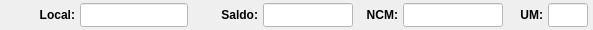
              <widget class="QWidget" name="widget_26" native="true">
               <property name="minimumSize">
                <size>
                 <width>0</width>
                 <height>30</height>
                </size>
               </property>
               <property name="maximumSize">
                <size>
                 <width>16777215</width>
                 <height>30</height>
                </size>
               </property>
               <property name="styleSheet">
                <string notr="true"/>
               </property>
               <layout class="QHBoxLayout" name="horizontalLayout_18">
                <property name="spacing">
                 <number>5</number>
                </property>
                <property name="leftMargin">
                 <number>5</number>
                </property>
                <property name="topMargin">
                 <number>3</number>
                </property>
                <property name="rightMargin">
                 <number>5</number>
                </property>
                <property name="bottomMargin">
                 <number>3</number>
                </property>
                <item>
                 <widget class="QLabel" name="label_36">
                  <property name="minimumSize">
                   <size>
                    <width>70</width>
                    <height>0</height>
                   </size>
                  </property>
                  <property name="maximumSize">
                   <size>
                    <width>70</width>
                    <height>16777215</height>
                   </size>
                  </property>
                  <property name="font">
                   <font>
                    <pointsize>9</pointsize>
                    <weight>75</weight>
                    <bold>true</bold>
                   </font>
                  </property>
                  <property name="text">
                   <string>Local:</string>
                  </property>
                  <property name="alignment">
                   <set>Qt::AlignRight|Qt::AlignTrailing|Qt::AlignVCenter</set>
                  </property>
                 </widget>
                </item>
                <item>
                 <widget class="QLineEdit" name="line_Local_Manu">
                  <property name="sizePolicy">
                   <sizepolicy hsizetype="Preferred" vsizetype="Preferred">
                    <horstretch>0</horstretch>
                    <verstretch>0</verstretch>
                   </sizepolicy>
                  </property>
                  <property name="minimumSize">
                   <size>
                    <width>0</width>
                    <height>0</height>
                   </size>
                  </property>
                  <property name="maximumSize">
                   <size>
                    <width>16777215</width>
                    <height>16777215</height>
                   </size>
                  </property>
                  <property name="font">
                   <font>
                    <pointsize>9</pointsize>
                   </font>
                  </property>
                  <property name="cursor">
                   <cursorShape>IBeamCursor</cursorShape>
                  </property>
                  <property name="styleSheet">
                   <string notr="true">background-color: rgb(255, 255, 255);</string>
                  </property>
                  <property name="inputMask">
                   <string/>
                  </property>
                  <property name="text">
                   <string/>
                  </property>
                  <property name="maxLength">
                   <number>30</number>
                  </property>
                  <property name="frame">
                   <bool>true</bool>
                  </property>
                  <property name="echoMode">
                   <enum>QLineEdit::Normal</enum>
                  </property>
                  <property name="alignment">
                   <set>Qt::AlignLeading|Qt::AlignLeft|Qt::AlignVCenter</set>
                  </property>
                 </widget>
                </item>
                <item>
                 <widget class="QLabel" name="label_45">
                  <property name="minimumSize">
                   <size>
                    <width>65</width>
                    <height>0</height>
                   </size>
                  </property>
                  <property name="maximumSize">
                   <size>
                    <width>65</width>
                    <height>16777215</height>
                   </size>
                  </property>
                  <property name="font">
                   <font>
                    <pointsize>9</pointsize>
                    <weight>75</weight>
                    <bold>true</bold>
                   </font>
                  </property>
                  <property name="text">
                   <string>Saldo:</string>
                  </property>
                  <property name="alignment">
                   <set>Qt::AlignRight|Qt::AlignTrailing|Qt::AlignVCenter</set>
                  </property>
                 </widget>
                </item>
                <item>
                 <widget class="QLineEdit" name="line_Saldo_Manu">
                  <property name="sizePolicy">
                   <sizepolicy hsizetype="Preferred" vsizetype="Preferred">
                    <horstretch>0</horstretch>
                    <verstretch>0</verstretch>
                   </sizepolicy>
                  </property>
                  <property name="minimumSize">
                   <size>
                    <width>90</width>
                    <height>0</height>
                   </size>
                  </property>
                  <property name="maximumSize">
                   <size>
                    <width>90</width>
                    <height>16777215</height>
                   </size>
                  </property>
                  <property name="font">
                   <font>
                    <pointsize>9</pointsize>
                   </font>
                  </property>
                  <property name="styleSheet">
                   <string notr="true">background-color: rgb(255, 255, 255);</string>
                  </property>
                  <property name="alignment">
                   <set>Qt::AlignCenter</set>
                  </property>
                 </widget>
                </item>
                <item>
                 <widget class="QLabel" name="label_46">
                  <property name="minimumSize">
                   <size>
                    <width>40</width>
                    <height>0</height>
                   </size>
                  </property>
                  <property name="maximumSize">
                   <size>
                    <width>40</width>
                    <height>16777215</height>
                   </size>
                  </property>
                  <property name="font">
                   <font>
                    <pointsize>9</pointsize>
                    <weight>75</weight>
                    <bold>true</bold>
                   </font>
                  </property>
                  <property name="text">
                   <string>NCM:</string>
                  </property>
                  <property name="alignment">
                   <set>Qt::AlignRight|Qt::AlignTrailing|Qt::AlignVCenter</set>
                  </property>
                 </widget>
                </item>
                <item>
                 <widget class="QLineEdit" name="line_NCM_Manu">
                  <property name="sizePolicy">
                   <sizepolicy hsizetype="Preferred" vsizetype="Preferred">
                    <horstretch>0</horstretch>
                    <verstretch>0</verstretch>
                   </sizepolicy>
                  </property>
                  <property name="minimumSize">
                   <size>
                    <width>100</width>
                    <height>0</height>
                   </size>
                  </property>
                  <property name="maximumSize">
                   <size>
                    <width>100</width>
                    <height>16777215</height>
                   </size>
                  </property>
                  <property name="font">
                   <font>
                    <pointsize>9</pointsize>
                   </font>
                  </property>
                  <property name="styleSheet">
                   <string notr="true">background-color: rgb(255, 255, 255);</string>
                  </property>
                  <property name="alignment">
                   <set>Qt::AlignCenter</set>
                  </property>
                 </widget>
                </item>
                <item>
                 <widget class="QLabel" name="label_12">
                  <property name="text">
                   <string/>
                  </property>
                 </widget>
                </item>
                <item>
                 <widget class="QLabel" name="label_25">
                  <property name="maximumSize">
                   <size>
                    <width>25</width>
                    <height>16777215</height>
                   </size>
                  </property>
                  <property name="font">
                   <font>
                    <pointsize>9</pointsize>
                    <weight>75</weight>
                    <bold>true</bold>
                   </font>
                  </property>
                  <property name="text">
                   <string>UM:</string>
                  </property>
                  <property name="alignment">
                   <set>Qt::AlignRight|Qt::AlignTrailing|Qt::AlignVCenter</set>
                  </property>
                 </widget>
                </item>
                <item>
                 <widget class="QLineEdit" name="line_UM_Manu">
                  <property name="sizePolicy">
                   <sizepolicy hsizetype="Preferred" vsizetype="Preferred">
                    <horstretch>0</horstretch>
                    <verstretch>0</verstretch>
                   </sizepolicy>
                  </property>
                  <property name="minimumSize">
                   <size>
                    <width>40</width>
                    <height>0</height>
                   </size>
                  </property>
                  <property name="maximumSize">
                   <size>
                    <width>40</width>
                    <height>16777215</height>
                   </size>
                  </property>
                  <property name="font">
                   <font>
                    <pointsize>9</pointsize>
                   </font>
                  </property>
                  <property name="styleSheet">
                   <string notr="true">background-color: rgb(255, 255, 255);</string>
                  </property>
                  <property name="alignment">
                   <set>Qt::AlignCenter</set>
                  </property>
                 </widget>
                </item>
               </layout>
              </widget>
